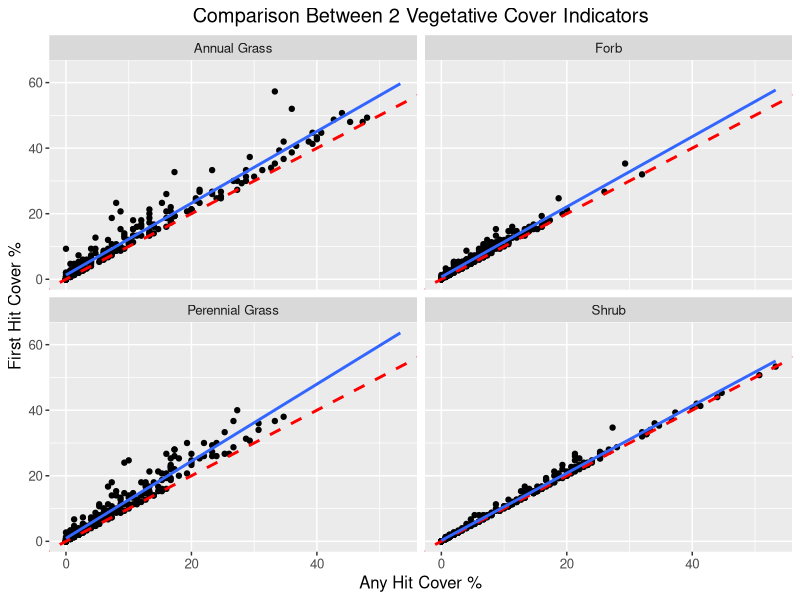
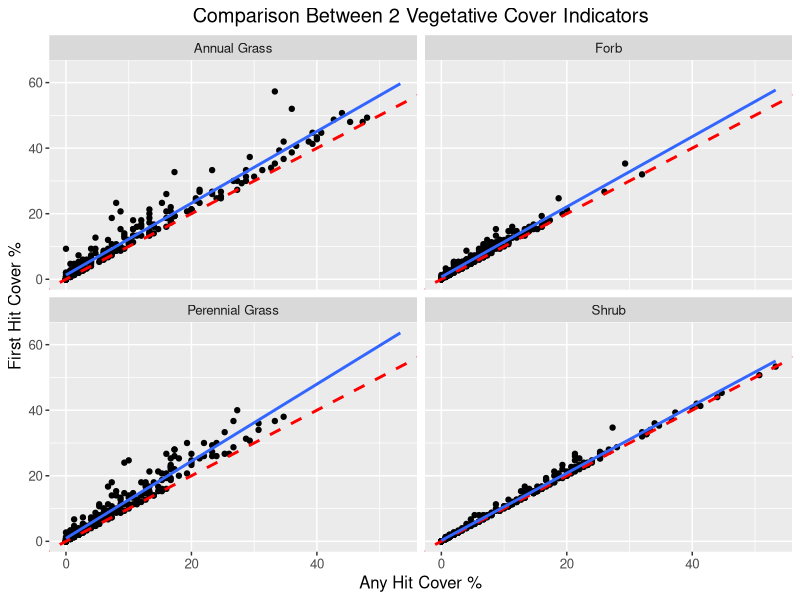
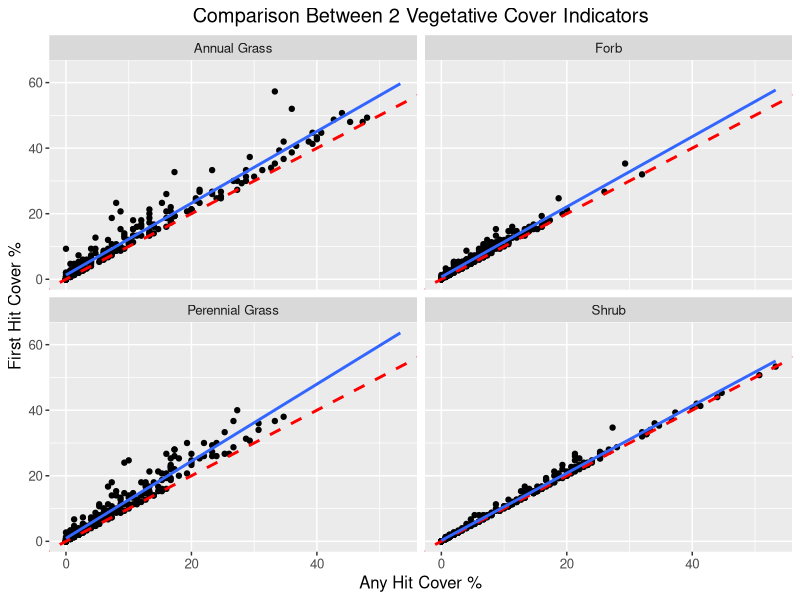

Source code (R) for these figures, in order:
## Load libraries
library(ggplot2)
library(tidyverse)
library(stringr)

## Set environment and load data
setwd("C:/Users/sfper/Documents/R/REM504-DataScience/GitHub_Practice/ggplot_assignment")
data <- read.csv("LPI_top-hit_any-hit.csv",header=T,stringsAsFactors = F)

## Tidy the data for plotting
data.long <- data %>% gather("key", "cover", -Plot) ## gather the data to long format
data.long$indicator <- str_sub(data.long$key,1,2) ## Get the first 2 letters to designate the indicator
data.long$method <- str_sub(data.long$key,4,6) ## Get the designation for the calculation method
data.plot <- data.long[,-2] %>% spread(method, cover)## Split the cover values from the any hit method back out from the top-hit values
names(data.plot) <- c("Plot","indicator","firsthit","anyhit") # Fix the names because it didn't like my "1st"

# renaming indicators so that their names are obvious
data.plot$indicator <- data.plot$indicator %>% 
  gsub(pattern = "AG", replacement = "Annual Grass") %>%
  gsub(pattern = "FB", replacement = "Forb") %>%
  gsub(pattern = "PG", replacement = "Perennial Grass") %>%
  gsub(pattern = "SH", replacement = "Shrub")

# changing from proportion to percentage
data.plot$firsthit <- data.plot$firsthit * 100
data.plot$anyhit <- data.plot$anyhit * 100

## original code for plotting graphs
ggplot(data.plot, aes(x = data.plot$firsthit, y = data.plot$anyhit)) +
  geom_point() +
  facet_wrap(vars(indicator)) +
  geom_abline(linetype = "dashed", size = 1, colour = "red") +
  geom_smooth(method = lm, se = F, fullrange = T, formula = y ~ x) +
  xlab("Any Hit Cover %") +
  ylab("First Hit Cover %") +
  ggtitle("Comparison Between 2 Vegetative Cover Indicators") +
  theme(text = element_text(size = 12), plot.title = element_text(hjust = 0.5))

## function to plot graphs
# have errors when I try to have the faceted variable as an input
# Error: At least one layer must contain all faceting variables: `z`.
# * Plot is missing `z`
# * Layer 1 is missing `z`
sean.ggplot <- function(df, x, y, xlab = F, ylab = F, title = F) {
  graph <- ggplot(data = df, aes(x = x, y = y)) +
    geom_point() +
    facet_wrap(~indicator) +
    geom_abline(linetype = "dashed", size = 1, colour = "red") +
    geom_smooth(method = lm, se = F, fullrange = T) +
    xlab(xlab) +
    ylab(ylab) +
    ggtitle(title) +
    theme(text = element_text(size = 12), plot.title = element_text(hjust = 0.5)) 
  
  return(graph)
}

# plotting with function
sean.ggplot(df = data.plot, 
            x = data.plot$firsthit, y = data.plot$anyhit,
            xlab = "Any Hit Cover %", ylab = "First Hit Cover %",
            title = "Comparison Between 2 Vegetative Cover Indicators")

# save graph
ggsave("distefano_ggplot_function.jpeg")
 